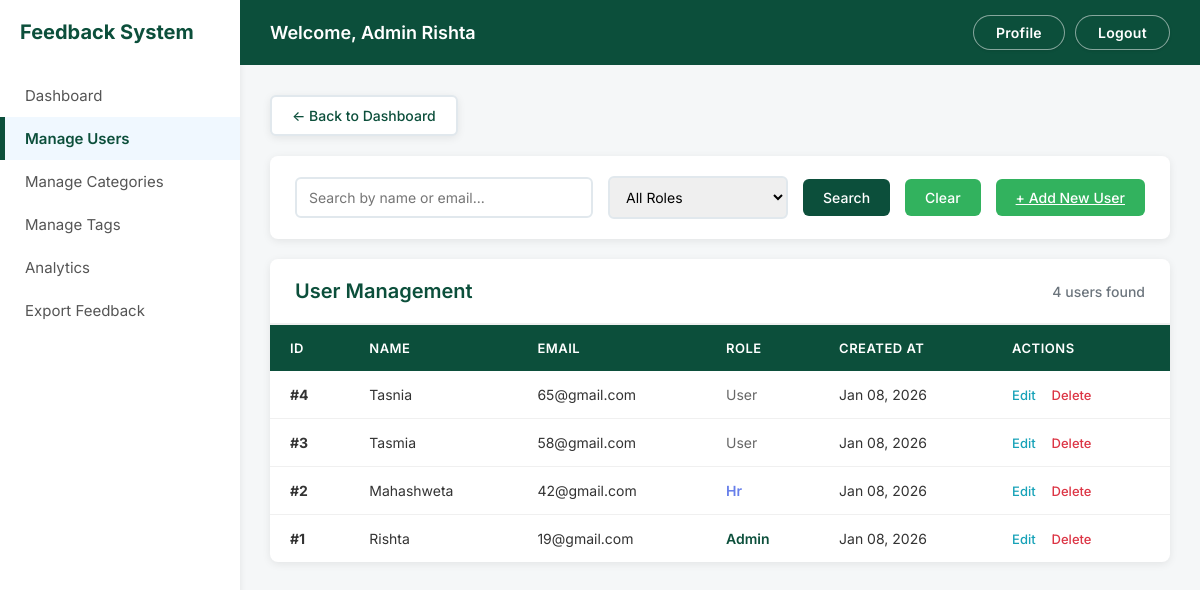
/admin/manage_users.php (signed in), run on the app's committed database.
### tables this page shows
CREATE TABLE `management_user` (
  `user_id` int(11) NOT NULL,
  `name` varchar(255) NOT NULL,
  `email` varchar(255) NOT NULL,
  `password_hash` varchar(255) NOT NULL,
  `role` enum('admin','hr','user') NOT NULL,
  `created_at` timestamp NOT NULL DEFAULT current_timestamp(),
  `last_login` timestamp NULL DEFAULT NULL
);

### admin/manage_users.php (the view, shortened to what this page needs)
<?php
include('../db/db.php');
$search_query = isset($_GET['search']) ? trim($_GET['search']) : '';
$sql = "SELECT user_id, name, email, role, created_at FROM management_user WHERE 1=1";
$sql .= " ORDER BY created_at DESC";
$result = $conn->query($sql);
?>
<!DOCTYPE html>
<html lang="en">
<head>
    <link rel="stylesheet" href="manage_users.css">
</head>
<body>
<div class="main-layout">
    <aside class="sidebar">
        <div class="system-title">Feedback System</div>
        <nav class="nav-menu">
            <a href="admin_dashboard.php" class="nav-item">Dashboard</a>
            <a href="manage_users.php" class="nav-item active">Manage Users</a>
            <a href="../category/manage_category.php" class="nav-item">Manage Categories</a>
            <a href="manage_tags.php" class="nav-item">Manage Tags</a>
            <a href="analytics_dashboard.php" class="nav-item">Analytics</a>
            <a href="../feedback/export_feedback.php" class="nav-item">Export Feedback</a>
        </nav>
    </aside>
    <div class="content-area">
        <header class="top-header">
            <div class="welcome-text">Welcome, Admin <?php echo htmlspecialchars($_SESSION['name']); ?></div>
            <div class="header-buttons">
                <a href="../user/profile.php" class="btn-header">Profile</a>
                <a href="../user/logout.php" class="logout-btn">Logout</a>
            </div>
        </header>
        <main class="dashboard-content">
            <a href="admin_dashboard.php" class="button btn-back">← Back to Dashboard</a>
            <div class="user-controls">
                <form method="GET" action="" style="display: contents;">
                    <input type="text"
                           name="search"
                           class="search-input"
                           placeholder="Search by name or email..."
                           value="<?php echo htmlspecialchars($search_query); ?>">
                    <select name="role" class="filter-select" onchange="this.form.submit()">
                        <option value="">All Roles</option>
                    </select>
                    <button type="submit" class="button btn-primary" style="padding: 10px 20px;">Search</button>
                    <a href="manage_users.php" class="button btn-success" style="padding: 10px 20px;">Clear</a>
                </form>
                <a href="../user/register.php" class="add-user-btn">+ Add New User</a>
            </div>
            <div class="table-container">
                <div class="table-header">
                    <h2>User Management</h2>
                    <span class="results-count"><?php echo $result->num_rows; ?> users found</span>
                </div>
                <?php if ($result->num_rows > 0): ?>
                <table>
                    <thead>
                        <tr>
                            <th>ID</th>
                            <th>Name</th>
                            <th>Email</th>
                            <th>Role</th>
                            <th>Created At</th>
                            <th>Actions</th>
                        </tr>
                    </thead>
                    <tbody>
                        <?php while ($row = $result->fetch_assoc()): ?>
                        <tr>
                            <td><strong>#<?php echo htmlspecialchars($row['user_id']); ?></strong></td>
                            <td><?php echo htmlspecialchars($row['name']); ?></td>
                            <td><?php echo htmlspecialchars($row['email']); ?></td>
                            <td>
                                <span class="role-<?php echo $row['role']; ?>">
                                    <?php echo htmlspecialchars(ucfirst($row['role'])); ?>
                                </span>
                            </td>
                            <td><?php echo date('M d, Y', strtotime($row['created_at'])); ?></td>
                            <td>
                                <a href="edit_user.php?id=<?php echo $row['user_id']; ?>"
                                   class="action-link edit-btn">
                                    Edit
                                </a>
                                <a href="delete_user.php?id=<?php echo $row['user_id']; ?>"
                                   class="action-link delete-link"
                                   onclick="return confirm('Are you sure you want to delete this user?')">
                                    Delete
                                </a>
                            </td>
                        </tr>
                        <?php endwhile; ?>
                    </tbody>
                </table>
                <?php endif; ?>
            </div>
        </main>
    </div>
</div>
</body>
</html>

### admin/manage_users.css (style rules this page uses)
* { margin: 0; padding: 0; box-sizing: border-box; font-family: 'Inter', -apple-system, BlinkMacSystemFont, 'Segoe UI', Arial, sans-serif; }
body { background-color: #f5f7f8; }
:root { --primary-green-dark: #0c4f3b; --accent-green-light: #32b25e; --pending-color: #f39c12; }
.main-layout { display: flex; min-height: 100vh; }
.sidebar { width: 240px; background-color: #ffffff; box-shadow: 2px 0 5px rgba(0, 0, 0, 0.05); padding: 20px 0; flex-shrink: 0; }
.system-title { font-size: 20px; font-weight: 700; color: var(--primary-green-dark); padding: 0 20px 30px 20px; }
.nav-menu { display: flex; flex-direction: column; }
.nav-item { padding: 12px 20px; text-decoration: none; color: #555; font-size: 15px; transition: background-color 0.2s, color 0.2s; border-left: 5px solid transparent; }
.nav-item.active { background-color: #f0f8ff; color: var(--primary-green-dark); font-weight: 600; border-left-color: var(--primary-green-dark); }
.content-area { flex-grow: 1; display: flex; flex-direction: column; }
.top-header { background-color: var(--primary-green-dark); color: white; padding: 15px 30px; display: flex; justify-content: space-between; align-items: center; }
.welcome-text { font-size: 18px; font-weight: 600; }
.header-buttons { display: flex; gap: 10px; align-items: center; }
.logout-btn, .btn-header { background-color: var(--primary-green-dark); color: #ffffff; border: 1px solid rgba(255, 255, 255, 0.5); padding: 8px 22px; border-radius: 25px; font-size: 14px; font-weight: 600; cursor: pointer; letter-spacing: 0.3px; box-shadow: 0 1px 3px rgba(0,0,0,0.10); transition: background-color 0.2s ease, box-shadow 0.2s ease; text-decoration: none; display: inline-block; }
.dashboard-content { padding: 30px; max-width: 100%; width: 100%; }
.button { padding: 10px 20px; border-radius: 6px; text-decoration: none; font-weight: 500; transition: all 0.3s ease; display: inline-block; border: none; cursor: pointer; font-size: 14px; }
.btn-back { background: white; color: var(--primary-green-dark); margin-bottom: 20px; box-shadow: 0 2px 8px rgba(0,0,0,0.08); border: 2px solid #e1e8ed; }
.btn-primary { background: var(--primary-green-dark); color: white; }
.btn-success { background: var(--accent-green-light); color: white; }
.user-controls { display: flex; gap: 15px; margin-bottom: 20px; padding: 20px 25px; background-color: #ffffff; border-radius: 8px; box-shadow: 0 2px 8px rgba(0, 0, 0, 0.08); align-items: center; flex-wrap: wrap; }
.user-controls .search-input { flex-grow: 1; min-width: 250px; padding: 10px 12px; border: 2px solid #e1e8ed; border-radius: 6px; font-size: 14px; transition: border-color 0.3s ease; }
.user-controls .filter-select { width: 180px; padding: 10px 12px; border: 2px solid #e1e8ed; border-radius: 6px; font-size: 14px; transition: border-color 0.3s ease; }
.add-user-btn { padding: 10px 20px; background-color: var(--accent-green-light); color: white; border: none; border-radius: 6px; font-size: 14px; font-weight: 500; cursor: pointer; white-space: nowrap; transition: background-color 0.3s ease; }
.table-container { background: white; border-radius: 8px; box-shadow: 0 2px 8px rgba(0,0,0,0.08); overflow: hidden; margin-bottom: 30px; }
.table-header { padding: 20px 25px; border-bottom: 2px solid #f0f0f0; display: flex; justify-content: space-between; align-items: center; }
.table-header h2 { color: var(--primary-green-dark); font-size: 20px; font-weight: 600; }
.results-count { color: #6c757d; font-size: 14px; font-weight: 500; }
table { width: 100%; border-collapse: collapse; }
th, td { padding: 15px 20px; text-align: left; }
th { background: var(--primary-green-dark); color: white; font-weight: 600; font-size: 13px; text-transform: uppercase; letter-spacing: 0.5px; }
td { border-bottom: 1px solid #f0f0f0; color: #333; font-size: 14px; vertical-align: middle; }
tbody tr:last-child td { border-bottom: none; }
.role-admin { font-weight: 600; color: var(--primary-green-dark); }
.role-hr { font-weight: 600; color: #667eea; }
.role-user { color: #666; }
.action-link { color: var(--primary-green-dark); text-decoration: none; font-weight: 500; margin-right: 12px; font-size: 13px; transition: color 0.3s ease; display: inline-block; }
.edit-btn { color: #17a2b8; }
.delete-link { color: #dc3545; }

### data on the page
management_user: user_id "4", name "Tasnia", email "65@gmail.com", role "User", created_at "Jan 08, 2026"
management_user: user_id "3", name "Tasmia", email "58@gmail.com", role "User", created_at "Jan 08, 2026"
management_user: user_id "2", name "Mahashweta", email "42@gmail.com", role "Hr", created_at "Jan 08, 2026"
management_user: user_id "1", name "Rishta", email "19@gmail.com", role "Admin", created_at "Jan 08, 2026"

### other printed values
$_SESSION['name'] "Rishta"
$result->num_rows "4"
